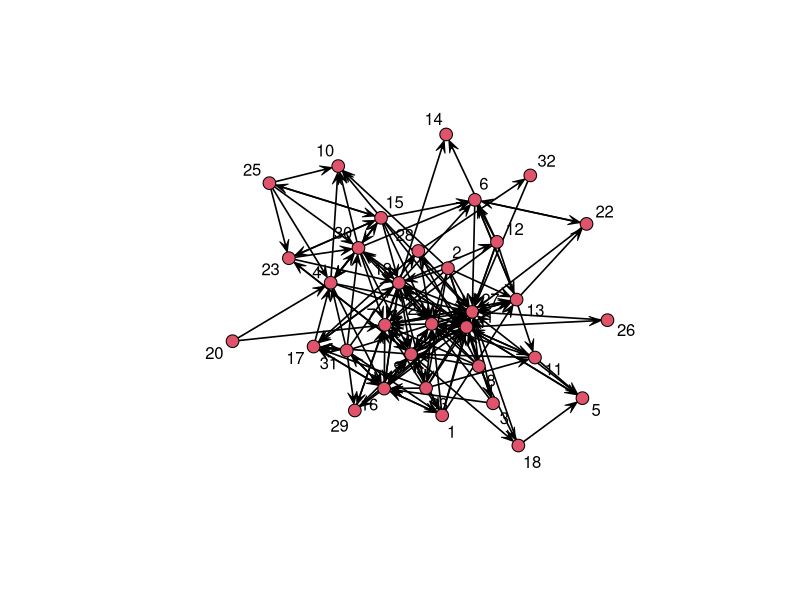
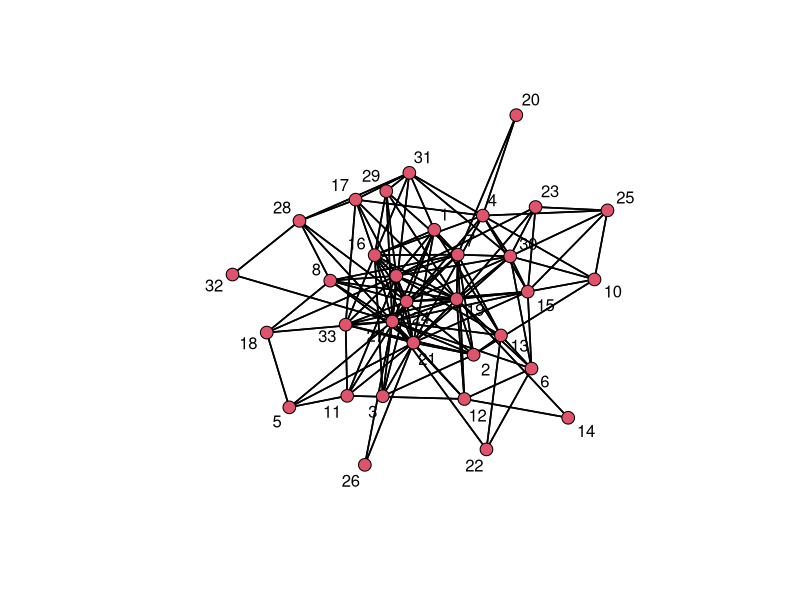
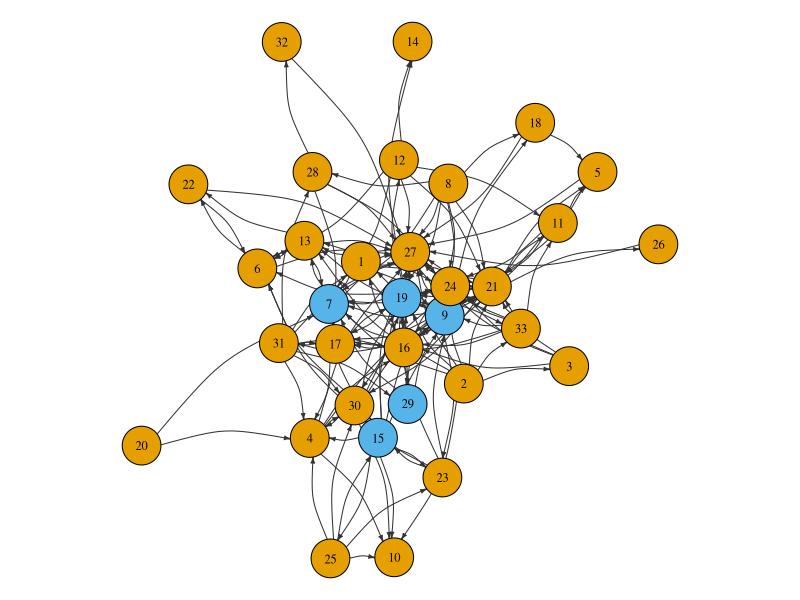
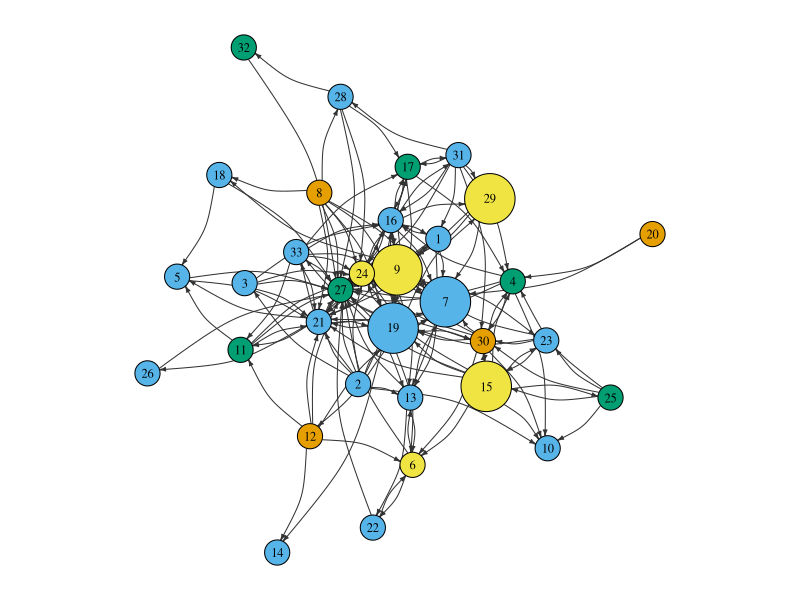

Write R code to recreate these figures, in order.
## Plots and Descriptive Statistics of Social Networks ##
## James O'Malley 12/23/2022 ##

#Link relevant libraries
library(igraph) #Caution: Masks functions in SNA
library(sna)

#Load network ("relational") data
reldir <- scan("ICHPS_PhysPractBin.txt")
nr <- sqrt(length(reldir)) #Number of physicians
reldir <- matrix(reldir,ncol=nr,nrow=nr,byrow=T)

#Form binary directed network
pnet <- network(reldir,directed=TRUE,matrixtype="adjacency")
par(mfrow=c(1,1))
gplot(pnet,gmode="digraph",mode="fruchtermanreingold",displaylabels=T)

#Node 2 is an outward tie isolate, but is quite popular (in-degree of 9)
reldir[,2]
reldir[2,]

#Binary undirected network
relmut <- ifelse(reldir+t(reldir)>0,1,0) #Can use either the "or" or the "and" rules
mutnet <- network(relmut,directed=FALSE,matrixtype="adjacency")
gplot(mutnet,gmode="graph",mode="fruchtermanreingold",displaylabels=T) #Use graph instead of digraph for undirected

#Aside: Form edgelist from adjacency matrix of directed network: useful for using igraph
idto <- seq(1,nr)
edgelist=c()
for (i in 1:nr) {
  edge <- idto[(reldir[i,]==1)]
  nc=length(edge)
  edgelist=rbind(edgelist,cbind(rep(i,nc),edge))
}
edgelist <- data.frame(edgelist)
names(edgelist) <- c("source","target")
write.csv(edgelist,file="ICHPS_ClinEdgeList.csv",row.names=FALSE)

## If network already stored in edgelist form ##
#reldir <- read.csv("ICHPS_ClinEdgeList.csv")
#pnet <- network(reldir,directed=TRUE,matrixtype="edgelist")

#Load node covariate ("attribute") data
covdata <- scan("ICHPS_nodecov.dat")
covdata <- matrix(covdata,nrow=nr,byrow=T)
colnames(covdata) <- c("id","male","whexpert","pctwom",
                       "numsess","practice","sumhrt")
covdata <- data.frame(covdata)
nodecov <- list(male=covdata[,2], whexpert=covdata[,3], pctwom=covdata[,4],
                numsess=covdata[,5], practice=covdata[,6])

#Make categorical variables of the attribute variables
nodecov$bcma <- ifelse(nodecov$practice==1,1,0)
nodecov$bima <- ifelse(nodecov$practice==2,1,0)
nodecov$bpp <- ifelse(nodecov$practice==3,1,0)
nodecov$wnhlth <- ifelse(nodecov$practice==4,1,0)
nodecov$numcat <- 1+ifelse(nodecov$numsess>2,1,0)+ifelse(nodecov$numsess>6,1,0)
nodecov$pctcat <- 1+ifelse(nodecov$pctwom>50,1,0)+ifelse(nodecov$pctwom>75,1,0)
nodecov<-data.frame(nodecov)

#igraph plots of network
nodes <- unique(c(edgelist[,1],edgelist[,2]))
gnet <- graph_from_data_frame(d=edgelist, vertices=nodes, directed=TRUE) #Make graph object
print(gnet, e=TRUE, v=TRUE)

V(gnet)$color <- covdata$whexpert+1
par(mar=c(0,0,0,0))
plot(gnet,
     vertex.color = V(gnet)$color, # change color of nodes
#     vertex.size = V(gnet)$size,
     vertex.label.color = "black", # change color of labels
     vertex.label.cex = .75, # change size of labels to 75% of original size
     edge.curved=0.25, # add a 25% curve to the edges
     edge.color="grey20", # change edge color to grey
     edge.arrow.size=0.3)
dev.copy2pdf(file="PhysNetPractPlot.pdf", width=6, height=6) #to file

V(gnet)$color <- covdata$practice
V(gnet)$size <- 10*(covdata$whexpert+1)
par(mar=c(0,0,0,0))
plot(gnet,
     vertex.color = V(gnet)$color, # change color of nodes
     vertex.size = V(gnet)$size,
     vertex.label.color = "black", # change color of labels
     vertex.label.cex = .75, # change size of labels to 75% of original size
     edge.curved=.25, # add a 25% curve to the edges
     edge.color="grey20", # change edge color to grey
     edge.arrow.size=0.3)
dev.copy2pdf(file="PhysNetNicePlot.pdf", width=6, height=6) #to file

reldir[,9]
reldir[9,]

## Descriptive analyses using SNA: Directed network ##
detach("package:igraph", unload = TRUE) #Unload igraph as it masks functions in SNA
#Or when calling functions, precede function name with package name

#Dyad and Triad census
dyadc=dyad.census(reldir)
recip=grecip(reldir,measure="edgewise") #Proportion of reciprocated ties from dyad census (=2*26/(2*26+111))
recipd=grecip(reldir,measure="dyadic") #Proportion of dyads that are symmetric from dyad census (=(26+391)/(26+111+391))
triadc_mut=triad.census(relmut,g="graph")
triadc_dir=triad.census(reldir,g="digraph")
trans=gtrans(reldir,mode="digraph")

#Degree distributions of directed network
idegree=degree(reldir,cmode="indegree")
odegree=degree(reldir,cmode="outdegree")
central=centralization(reldir,degree)

#Centrality measures
reldir <- t(reldir) #Take transpose if want centrality for directed network to be based on inbound ties 
closecent=closeness(reldir,gmode="digraph")
bcent=betweenness(reldir,gmode="digraph")
eigcent=evcent(reldir,gmode="digraph",use.eigen=FALSE)
powcent=bonpow(reldir,gmode="digraph",exponent=1,rescale=FALSE) #exponent is our alpha parameter
powcent=bonpow(reldir,gmode="digraph",exponent=0,rescale=FALSE) #Get measure proportional to degree

#Cycle and path census' (statistics beyond those described in the slides)
#reldir <- t(reldir) #Transpose back
kcycle=kcycle.census(reldir)
kpath=kpath.census(reldir)

#Connectedness
connectstr=is.connected(reldir,connected="strong")
connectwk=is.connected(reldir,connected="weak")
